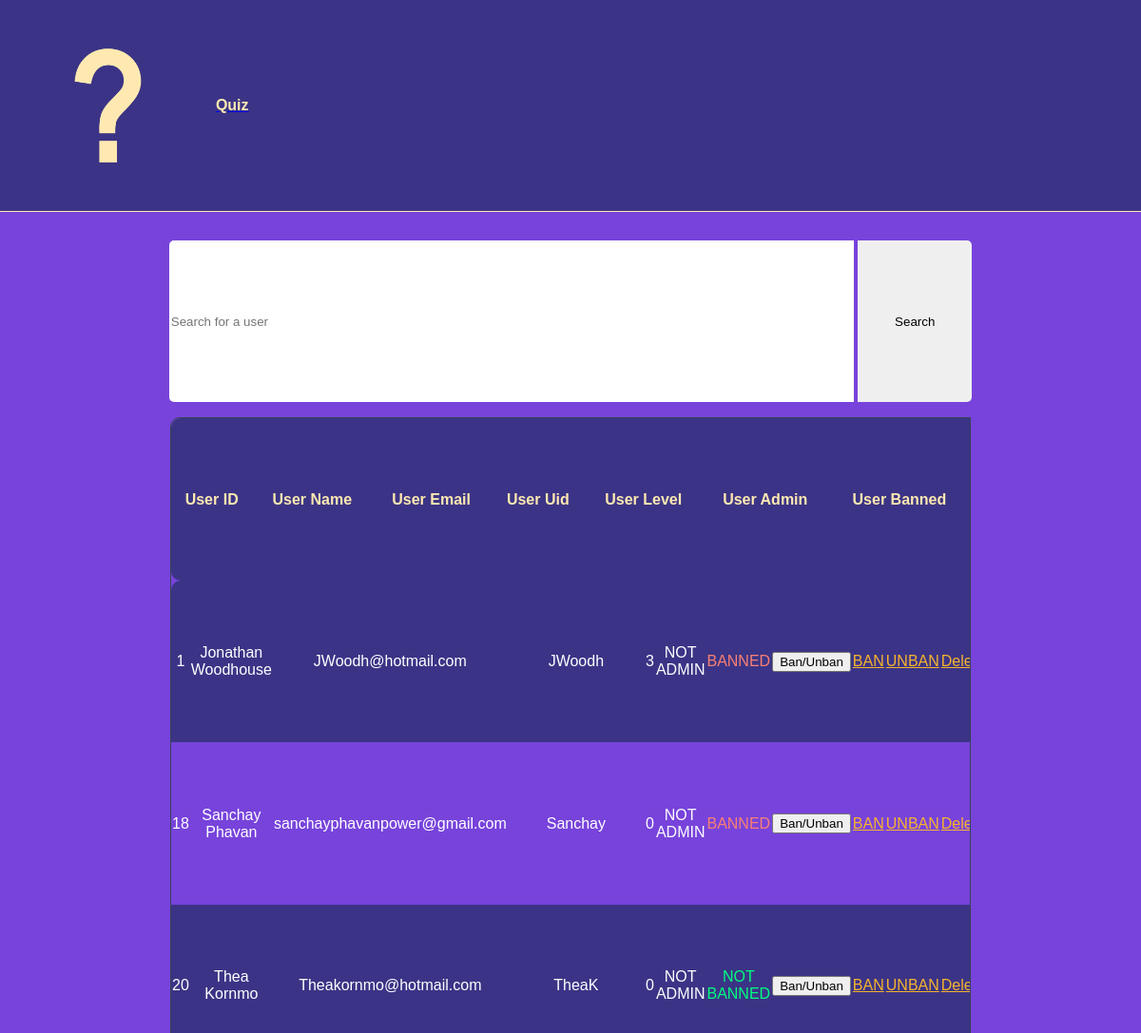
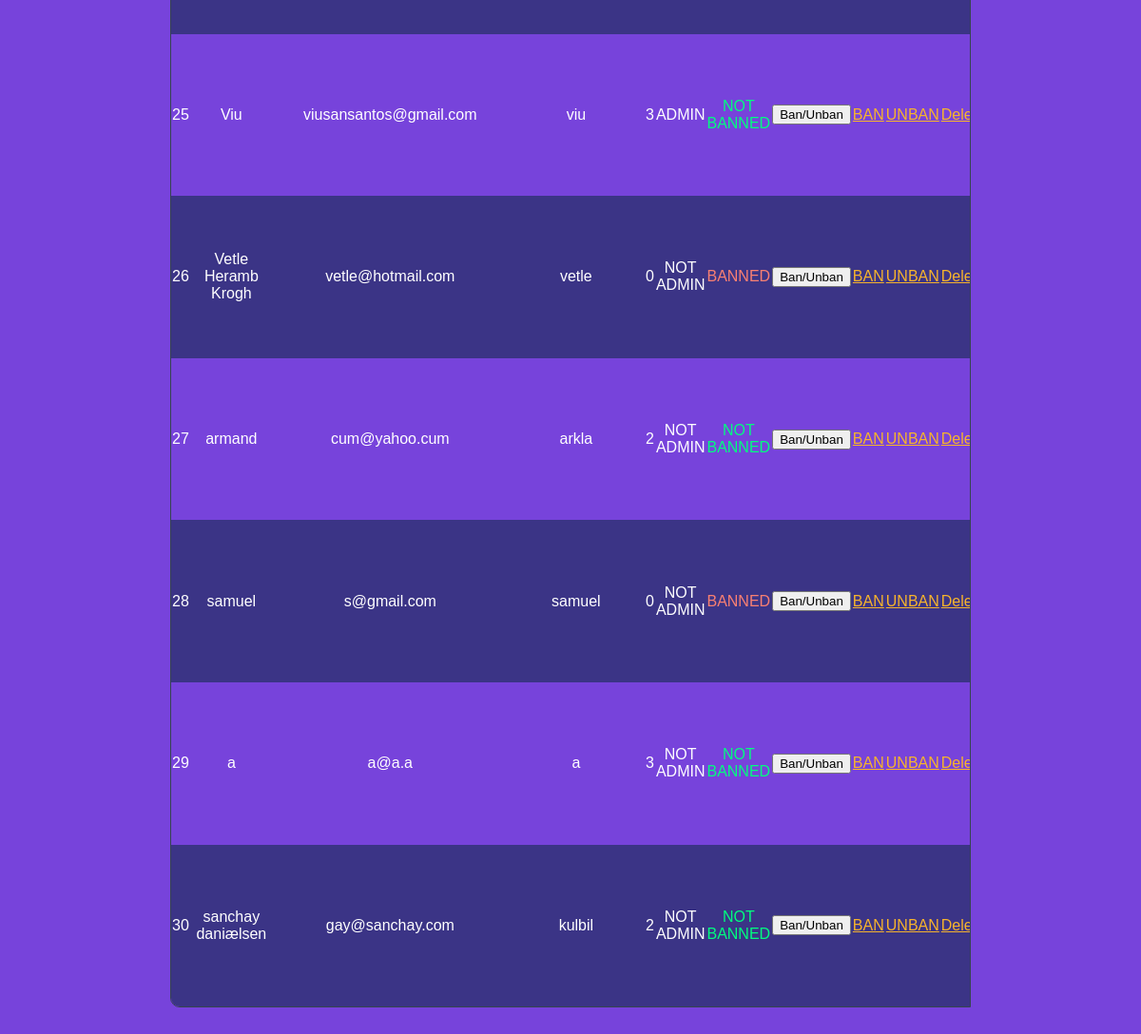
The app's page /admin.php with its own data (2 pictures, top to bottom).
### tables this page shows
CREATE TABLE `users` (
  `usersId` int(11) NOT NULL,
  `usersName` varchar(128) NOT NULL,
  `usersEmail` varchar(128) NOT NULL,
  `usersUid` varchar(128) NOT NULL,
  `usersPwd` varchar(128) NOT NULL,
  `level` int(11) NOT NULL,
  `admin` int(1) DEFAULT 0,
  `banned` varchar(255) DEFAULT '0'
);

### admin.php (the view, shortened to what this page needs)
<?php include_once "header.php";
      include "includes/dbh.inc.php"
?>
<!DOCTYPE html>
<html lang="en">
<head>
  <link rel="stylesheet" href="style.css">
</head>
<body class="adminBody">
  <div class="searchBarDiv">
    <form action="" method="GET">
      <input type="text" name="search" placeholder="Search for a user" class="searchBar" id="searchInput">
      <button type="submit" class="searchButton">Search</button>
    </form>
  </div>
  <div class="webcontainer">
  <div class="tableDiv">
  <table class="adminTable">
    <tr>
      <th>User ID</th>
      <th>User Name</th>
      <th>User Email</th>
      <th>User Uid</th>
      <th>User Level</th>
      <th>User Admin</th>
      <th>User Banned</th>
    </tr>
  </table>
  <table id="dbTable" class="adminTable">
    <?php
      $sql = "SELECT * FROM users";
      $result = $conn-> query($sql);
      while ($row = $result->fetch_assoc()){
        $banText = "";
        if($row['banned'] == 0){
          $banText = "NOT BANNED";
        }else if($row['banned'] == 1){
          $banText = "BANNED";
        }
        $adminText = "";
        if($row['admin'] == 0){
          $adminText = "NOT ADMIN";
        }else if($row['admin'] == 1){
          $adminText = "ADMIN";
        }
        echo "<tr>
        <td class='adminTd'>". $row["usersId"] . "</td>
        <td class='adminTd'>". $row["usersName"] . "</td>
        <td class='adminTd'>". $row["usersEmail"] ."</td>
        <td class='adminTd'>". $row["usersUid"] ."</td>
        <td class='adminTd'>". $row["level"] ."</td>
        <td class='adminTd'>". $adminText ."</td>";
          if($banText == "BANNED"){
            echo "<td class='banned'>". $banText ."</td>";
          }else{
            echo "<td class='notBanned'>". $banText ."</td>";
          }
        echo "
        <td class='adminTd'><button class='banBtn' id=".$row['usersId']." value=".$row['admin'].">Ban/Unban</button></td>
        <td class='adminTd'> <a href='admin.php?ban=". $row["usersId"]. "' class='deleteButton'>BAN</a></td>
        <td class='adminTd'> <a href='admin.php?unban=". $row["usersId"]. "' class='deleteButton'>UNBAN</a></td>
        <td class='adminTd'> <a href='admin.php?id=". $row["usersId"] ."' class='deleteButton'>Delete </a></td>
      </tr>";
      }
    ?>
  </table>
</body>
</html>

### style.css (style rules this page uses)
body { margin: 0; font-family: arial; }
.adminBody { background-color: #7743DB; overflow: hidden; }
.webcontainer { width: 100%; height: 100%; display: flex; justify-content: center; }
.tableDiv { width: 70vw; overflow: auto; height: 60vh; border: 1px solid #36454F; border-radius: 10px 0 0 10px; }
.adminTable { border-collapse: collapse; width: 100%; text-align: left; background-color: #3b3486; border-radius: 10px 0 0 10px; }
.adminTable td { text-align: center; height: 3vh; }
.adminTd { color: #fff; }
.notBanned { color: #00FF7F; }
.banned { color: #FA8072; }
.adminTable tr:nth-child(even) { background-color: #7743DB; }
.adminTable tr { color: #ffe9b1; text-align: center; height: 6vh; }
.deleteButton { color: #F7B42C }
.searchBarDiv { display: flex; justify-content: center; }
.searchBar, .searchButton { border: 0; margin-top: 30px; }
.searchBar { width: 60vw; height: 6vh; border-radius: 5px 0 0 5px; margin: 0; }
.searchButton { width: 10vw; height: 6vh; border-radius: 0 5px 5px 0; }

### records on screen
users: usersId "1", usersName "Jonathan Woodhouse", usersEmail "JWoodh@hotmail.com", usersUid "JWoodh", level "3", admin "NOT ADMIN", banned "BANNED"
users: usersId "18", usersName "Sanchay Phavan", usersEmail "sanchayphavanpower@gmail.com", usersUid "Sanchay", level "0", admin "NOT ADMIN", banned "BANNED"
users: usersId "20", usersName "Thea Kornmo", usersEmail "Theakornmo@hotmail.com", usersUid "TheaK", level "0", admin "NOT ADMIN", banned "NOT BANNED"
users: usersId "25", usersName "Viu", usersEmail "viusansantos@gmail.com", usersUid "viu", level "3", admin "ADMIN", banned "NOT BANNED"
users: usersId "26", usersName "Vetle Heramb Krogh", usersEmail "vetle@hotmail.com", usersUid "vetle", level "0", admin "NOT ADMIN", banned "BANNED"
users: usersId "27", usersName "armand", usersEmail "cum@yahoo.cum", usersUid "arkla", level "2", admin "NOT ADMIN", banned "NOT BANNED"
users: usersId "28", usersName "samuel", usersEmail "s@gmail.com", usersUid "samuel", level "0", admin "NOT ADMIN", banned "BANNED"
users: usersId "29", usersName "a", usersEmail "a@a.a", usersUid "a", level "3", admin "NOT ADMIN", banned "NOT BANNED"
users: usersId "30", usersName "sanchay daniælsen", usersEmail "gay@sanchay.com", usersUid "kulbil", level "2", admin "NOT ADMIN", banned "NOT BANNED"
